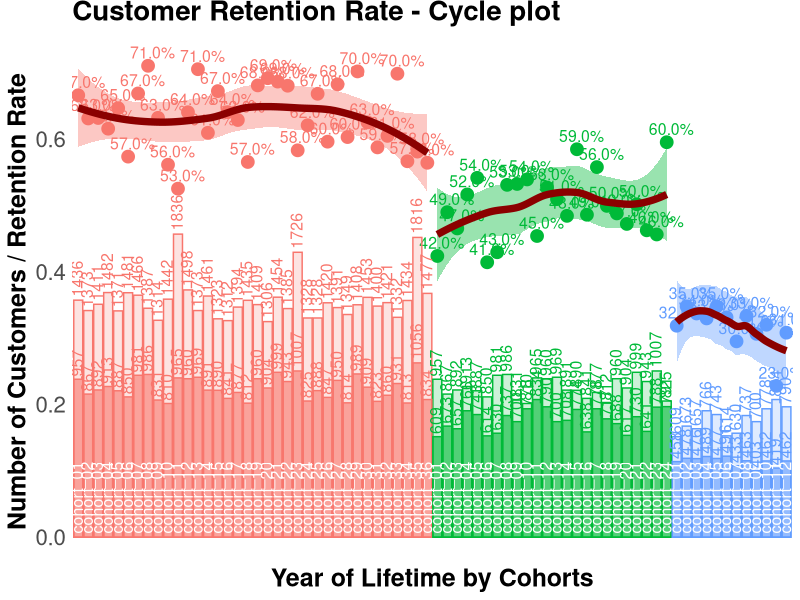
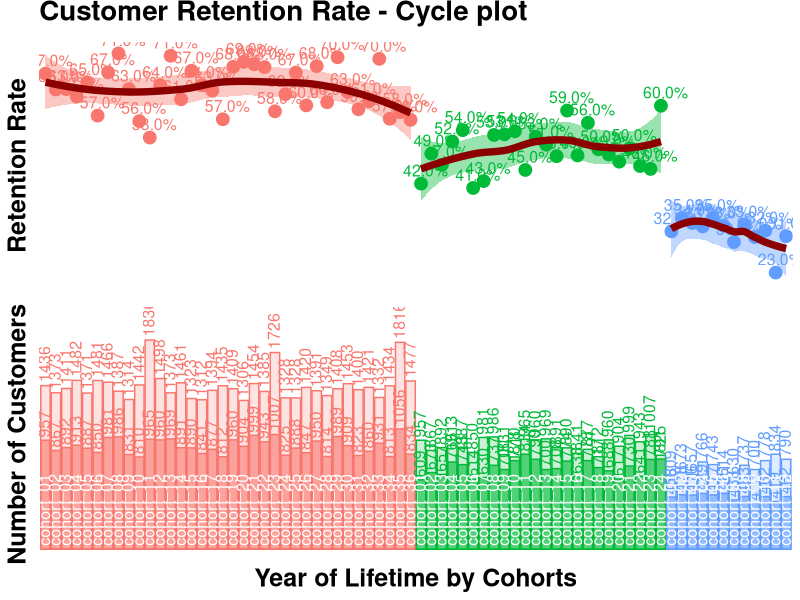
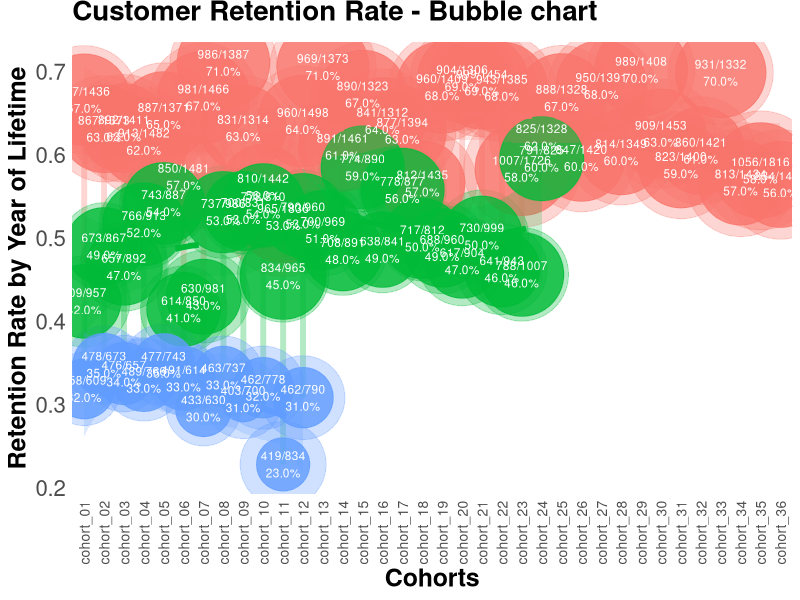
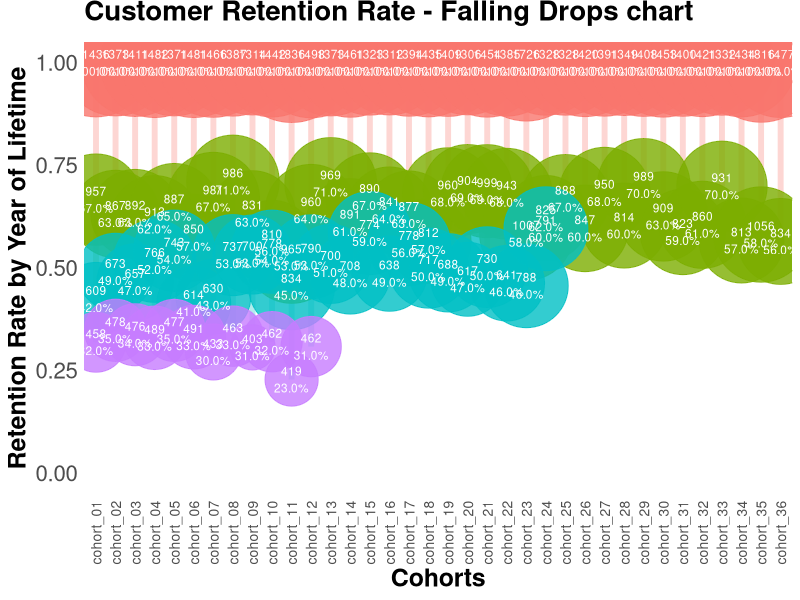

Recreate these plots in R, in order.
#### Cohort analysis: Retention Rate Visualization with R ####
#### https://analyzecore.com/2015/12/10/cohort-analysis-retention-rate-visualization-r/


# loading libraries
library(dplyr)
library(reshape2)
library(ggplot2)
library(scales)
library(gridExtra)

# creating data sample
set.seed(10)
cohorts <- data.frame(cohort = paste('cohort', formatC(c(1:36), width=2, format='d', flag='0'), sep = '_'),
                      Y_00 = sample(c(1300:1500), 36, replace = TRUE),
                      Y_01 = c(sample(c(800:1000), 36, replace = TRUE)),
                      Y_02 = c(sample(c(600:800), 24, replace = TRUE), rep(NA, 12)),
                      Y_03 = c(sample(c(400:500), 12, replace = TRUE), rep(NA, 24)))

# simulating seasonality (Black Friday)
cohorts[c(11, 23, 35), 2] <- as.integer(cohorts[c(11, 23, 35), 2] * 1.25)
cohorts[c(11, 23, 35), 3] <- as.integer(cohorts[c(11, 23, 35), 3] * 1.10)
cohorts[c(11, 23, 35), 4] <- as.integer(cohorts[c(11, 23, 35), 4] * 1.07)

# calculating retention rate and preparing data for plotting
df_plot <- melt(cohorts, id.vars = 'cohort', value.name = 'number', variable.name = 'year_of_LT')

df_plot <- df_plot %>%
  group_by(cohort) %>%
  arrange(year_of_LT) %>%
  mutate(number_prev_year = lag(number),
         number_Y_00 = number[which(year_of_LT == 'Y_00')]) %>%
  ungroup() %>%
  mutate(ret_rate_prev_year = number / number_prev_year,
         ret_rate = number / number_Y_00,
         year_cohort = paste(year_of_LT, cohort, sep = '-'))

##### The first way for plotting cycle plot via scaling
# calculating the coefficient for scaling 2nd axis
k <- max(df_plot$number_prev_year[df_plot$year_of_LT == 'Y_01'] * 1.15) / min(df_plot$ret_rate[df_plot$year_of_LT == 'Y_01'])

# retention rate cycle plot
ggplot(na.omit(df_plot), aes(x = year_cohort, y = ret_rate, group = year_of_LT, color = year_of_LT)) +
  theme_bw() +
  geom_point(size = 4) +
  geom_text(aes(label = percent(round(ret_rate, 2))),
            size = 4, hjust = 0.4, vjust = -0.6, fontface = "plain") +
  # smooth method can be changed (e.g. for "lm")
  geom_smooth(size = 2.5, method = 'loess', color = 'darkred', aes(fill = year_of_LT)) +
  geom_bar(aes(y = number_prev_year / k, fill = year_of_LT), alpha = 0.2, stat = 'identity') +
  geom_bar(aes(y = number / k, fill = year_of_LT), alpha = 0.6, stat = 'identity') +
  geom_text(aes(y = 0, label = cohort), color = 'white', angle = 90, size = 4, hjust = -0.05, vjust = 0.4) +
  geom_text(aes(y = number_prev_year / k, label = number_prev_year),
            angle = 90, size = 4, hjust = -0.1, vjust = 0.4) +
  geom_text(aes(y = number / k, label = number),
            angle = 90, size = 4, hjust = -0.1, vjust = 0.4) +
  theme(legend.position='none',
        plot.title = element_text(size=20, face="bold", vjust=2),
        axis.title.x = element_text(size=18, face="bold"),
        axis.title.y = element_text(size=18, face="bold"),
        axis.text = element_text(size=16),
        axis.text.x = element_blank(),
        axis.ticks.x = element_blank(),
        axis.ticks.y = element_blank(),
        panel.border = element_blank(),
        panel.grid.major = element_blank(),
        panel.grid.minor = element_blank()) +
  labs(x = 'Year of Lifetime by Cohorts', y = 'Number of Customers / Retention Rate') +
  ggtitle("Customer Retention Rate - Cycle plot")

##### The second way for plotting cycle plot via multi-plotting
# plot #1 - Retention rate
p1 <- ggplot(na.omit(df_plot), aes(x = year_cohort, y = ret_rate, group = year_of_LT, color = year_of_LT)) +
  theme_bw() +
  geom_point(size = 4) +
  geom_text(aes(label = percent(round(ret_rate, 2))),
            size = 4, hjust = 0.4, vjust = -0.6, fontface = "plain") +
  geom_smooth(size = 2.5, method = 'loess', color = 'darkred', aes(fill = year_of_LT)) +
  theme(legend.position='none',
        plot.title = element_text(size=20, face="bold", vjust=2),
        axis.title.x = element_blank(),
        axis.title.y = element_text(size=18, face="bold"),
        axis.text = element_blank(),
        axis.ticks.x = element_blank(),
        axis.ticks.y = element_blank(),
        panel.border = element_blank(),
        panel.grid.major = element_blank(),
        panel.grid.minor = element_blank()) +
  labs(y = 'Retention Rate') +
  ggtitle("Customer Retention Rate - Cycle plot")

# plot #2 - number of customers
p2 <- ggplot(na.omit(df_plot), aes(x = year_cohort, group = year_of_LT, color = year_of_LT)) +
  theme_bw() +
  geom_bar(aes(y = number_prev_year, fill = year_of_LT), alpha = 0.2, stat = 'identity') +
  geom_bar(aes(y = number, fill = year_of_LT), alpha = 0.6, stat = 'identity') +
  geom_text(aes(y = number_prev_year, label = number_prev_year),
            angle = 90, size = 4, hjust = -0.1, vjust = 0.4) +
  geom_text(aes(y = number, label = number),
            angle = 90, size = 4, hjust = -0.1, vjust = 0.4) +
  geom_text(aes(y = 0, label = cohort), color = 'white', angle = 90, size = 4, hjust = -0.05, vjust = 0.4) +
  theme(legend.position='none',
        plot.title = element_text(size=20, face="bold", vjust=2),
        axis.title.x = element_text(size=18, face="bold"),
        axis.title.y = element_text(size=18, face="bold"),
        axis.text = element_blank(),
        axis.ticks.x = element_blank(),
        axis.ticks.y = element_blank(),
        panel.border = element_blank(),
        panel.grid.major = element_blank(),
        panel.grid.minor = element_blank()) +
  scale_y_continuous(limits = c(0, max(df_plot$number_Y_00 * 1.1))) +
  labs(x = 'Year of Lifetime by Cohorts', y = 'Number of Customers')

# multiplot
grid.arrange(p1, p2, ncol = 1)
# retention rate bubble chart
ggplot(na.omit(df_plot), aes(x = cohort, y = ret_rate, group = cohort, color = year_of_LT)) +
  theme_bw() +
  scale_size(range = c(15, 40)) +
  geom_line(size = 2, alpha = 0.3) +
  geom_point(aes(size = number_prev_year), alpha = 0.3) +
  geom_point(aes(size = number), alpha = 0.8) +
  geom_smooth(linetype = 2, size = 2, method = 'loess', aes(group = year_of_LT, fill = year_of_LT), alpha = 0.2) +
  geom_text(aes(label = paste0(number, '/', number_prev_year, '\n', percent(round(ret_rate, 2)))),
            color = 'white', size = 3, hjust = 0.5, vjust = 0.5, fontface = "plain") +
  theme(legend.position='none',
        plot.title = element_text(size=20, face="bold", vjust=2),
        axis.title.x = element_text(size=18, face="bold"),
        axis.title.y = element_text(size=18, face="bold"),
        axis.text = element_text(size=16),
        axis.text.x = element_text(size=10, angle=90, hjust=.5, vjust=.5, face="plain"),
        axis.ticks.x = element_blank(),
        axis.ticks.y = element_blank(),
        panel.border = element_blank(),
        panel.grid.major = element_blank(),
        panel.grid.minor = element_blank()) +
  labs(x = 'Cohorts', y = 'Retention Rate by Year of Lifetime') +
  ggtitle("Customer Retention Rate - Bubble chart")

# retention rate falling drops chart
ggplot(df_plot, aes(x = cohort, y = ret_rate, group = cohort, color = year_of_LT)) +
  theme_bw() +
  scale_size(range = c(15, 40)) +
  scale_y_continuous(limits = c(0, 1)) +
  geom_line(size = 2, alpha = 0.3) +
  geom_point(aes(size = number), alpha = 0.8) +
  geom_text(aes(label = paste0(number, '\n', percent(round(ret_rate, 2)))),
            color = 'white', size = 3, hjust = 0.5, vjust = 0.5, fontface = "plain") +
  theme(legend.position='none',
        plot.title = element_text(size=20, face="bold", vjust=2),
        axis.title.x = element_text(size=18, face="bold"),
        axis.title.y = element_text(size=18, face="bold"),
        axis.text = element_text(size=16),
        axis.text.x = element_text(size=10, angle=90, hjust=.5, vjust=.5, face="plain"),
        axis.ticks.x = element_blank(),
        axis.ticks.y = element_blank(),
        panel.border = element_blank(),
        panel.grid.major = element_blank(),
        panel.grid.minor = element_blank()) +
  labs(x = 'Cohorts', y = 'Retention Rate by Year of Lifetime') +
  ggtitle("Customer Retention Rate - Falling Drops chart")

